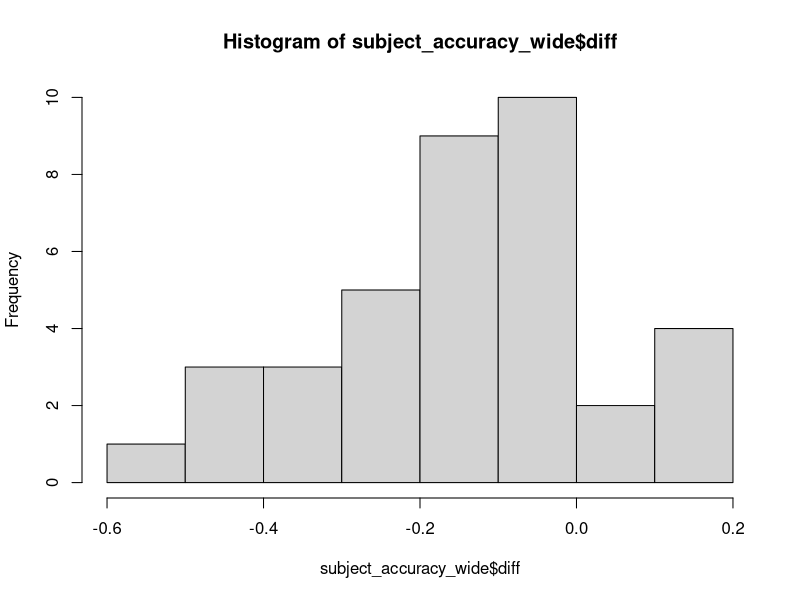
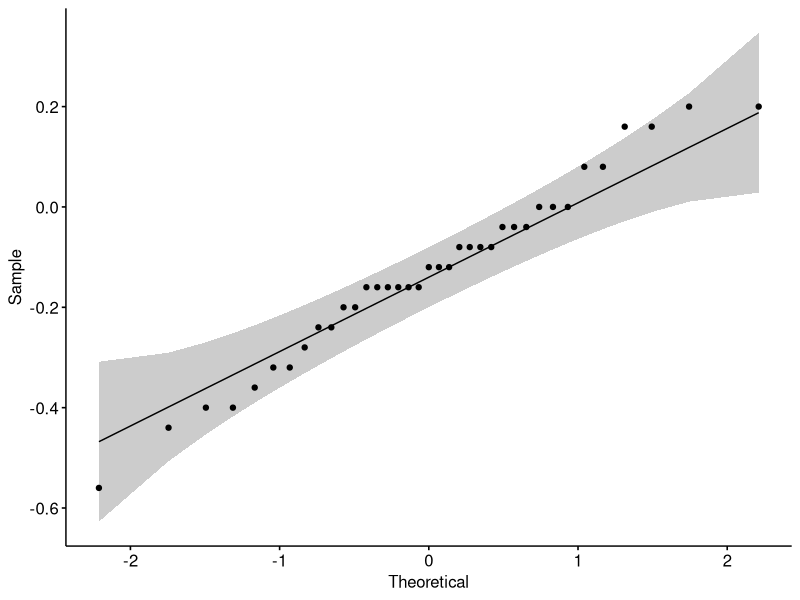
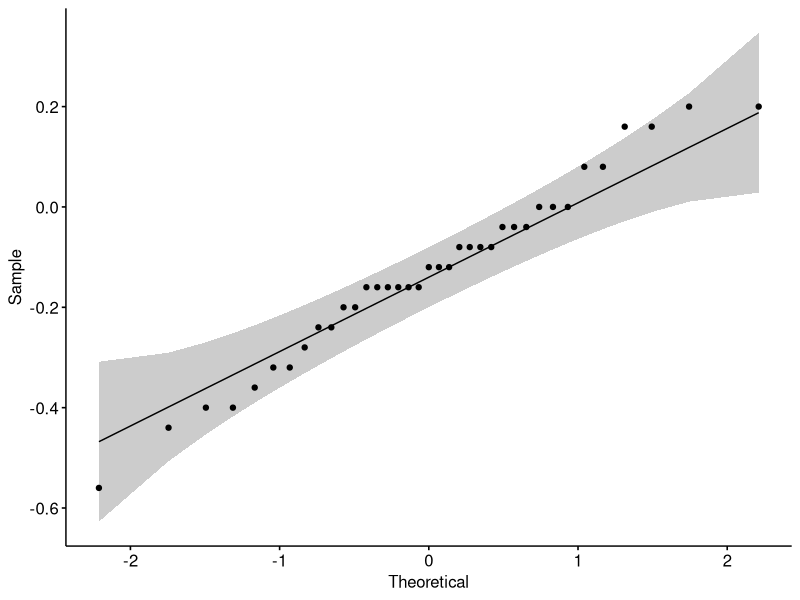

R code for these plots, in order:
## ---- chunk 1
library(ggthemes)
library(rstatix)
library(ggpubr)
library(tidyverse)
## ---- chunk 2
assignment5=read_csv("assignment5_data.csv")
nrow(assignment5)
ncol(assignment5)
colnames(assignment5)
## ---- chunk 3

subject_accuracy = assignment5 %>%
  group_by(subject, prime_condition)%>%
  summarise(mean=mean(accuracy))


subject_rt = assignment5%>%
  group_by(subject, prime_condition)%>%
  summarise(mean=mean(response_RT))
  
## ---- chunk 4
subject_accuracy_wide = subject_accuracy%>%
  pivot_wider(names_from = prime_condition, values_from = mean)
## ---- chunk 5
subject_accuracy_long = subject_accuracy_wide%>%
  pivot_longer(names_to = "prime condition", cols = both:unrelated)
## ---- chunk 6
t.test(subject_accuracy_wide$phonological, subject_accuracy_wide$semantic, paired = TRUE)
## ---- chunk 7
subject_accuracy_wide = subject_accuracy_wide %>%
  mutate(diff = semantic - phonological)

subject_accuracy_wide = subject_accuracy_wide %>% ungroup()
## ---- chunk 8
hist(subject_accuracy_wide$diff)
ggqqplot(subject_accuracy_wide, "diff")

## ---- chunk 9
x_bar = mean(subject_accuracy_wide$diff)
sd_diff = sd(subject_accuracy_wide$diff)
t = x_bar/(sd_diff/sqrt(nrow(subject_accuracy_wide)))

df = nrow(subject_accuracy_wide)-1

p_value = 2*(1-pt(t, df))

t.test(subject_accuracy_wide$phonological, subject_accuracy_wide$semantic, var.equal = TRUE, paired=TRUE)
       

## ---- chunk 10
subject_accuracy_wide = subject_accuracy_wide %>% ungroup()

outliers = subject_accuracy_wide %>% identify_outliers(diff)

outlier_subs = outliers %>% pull(subject)

subject_wide_new = subject_accuracy_wide %>% filter(!subject %in% outlier_subs)
## ---- chunk 11
ggqqplot(subject_accuracy_wide, "diff")

subject_accuracy_wide%>%
  shapiro_test(diff)
## ---- chunk 12
mean_rt = subject_accuracy %>%
  group_by(prime_condition)%>%
summarise(mean_rt=mean(mean),
          sd_rt=sd(mean))
